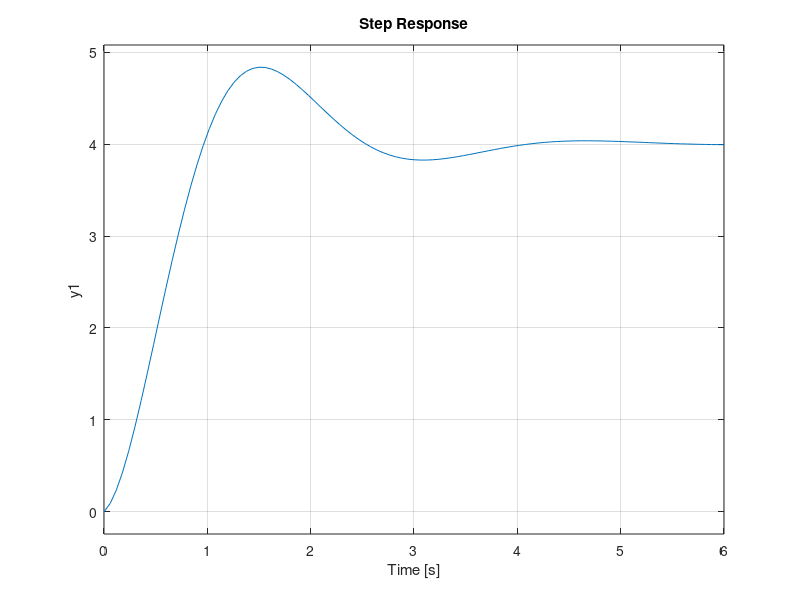
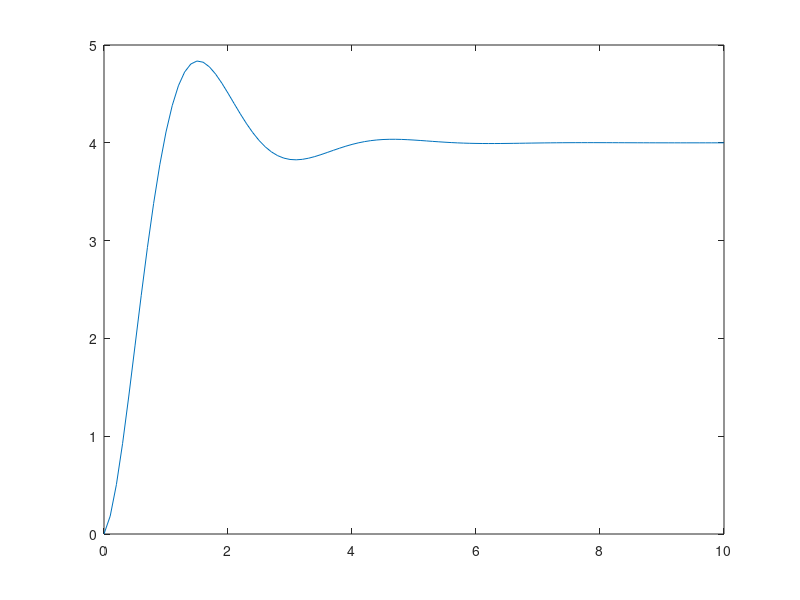
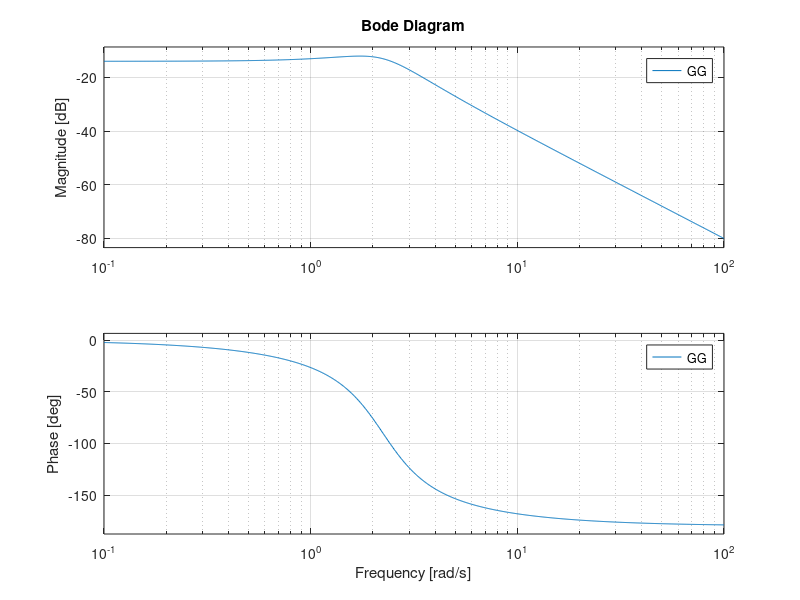

Source code (MATLAB) for these figures, in order:
s=tf('s');
G= (s+20)/(s^2 +2*s + 5);
GG=tf(1,[1 2 5]);
figure(1)
step(G)
t=0:0.1:10;
u=ones(size(t))
y=lsim(G,u,t);
figure(2)
plot(t,y)
figure(3)
bode(GG)